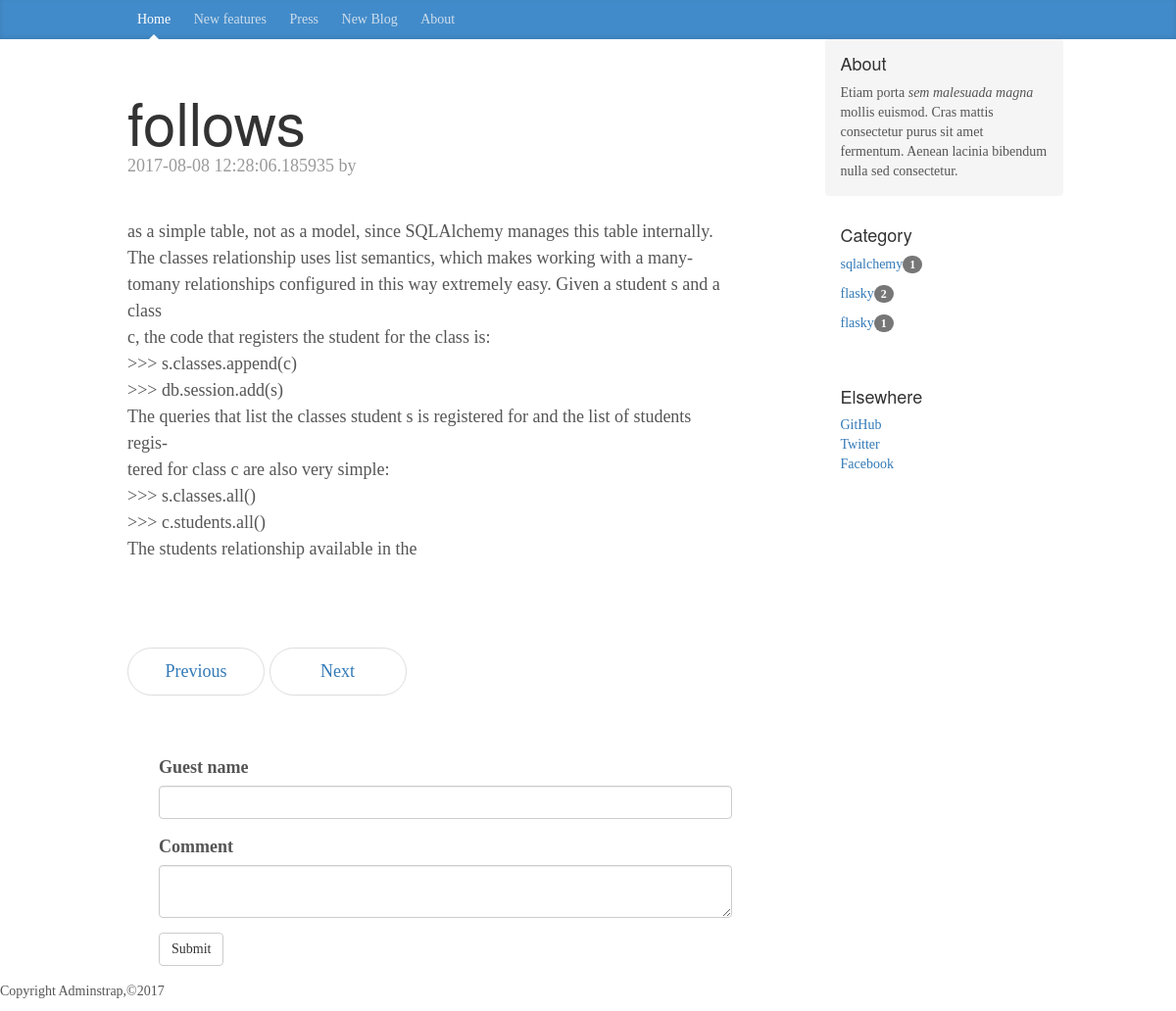
Page /blog/2 on the committed database.
### apps/models/blogs.py (models this page shows, shortened)
class BlogPost(db.Model):
    __tablename__ = 'posts'
    id = Column(Integer,primary_key=True)
    headline = Column(String(255), nullable=False)
    body = Column(Text)
    timestamp = db.Column(db.DateTime, index=True, default=datetime.utcnow)
    user_id = Column(Integer, ForeignKey('users.id'))
    category_id = db.Column(db.Integer, db.ForeignKey('category.id'))
    category = db.relationship('Category',
        backref=db.backref('posts', lazy='dynamic'))
    tags = db.relationship('Tag', secondary=reltags, lazy='subquery',
        backref=db.backref('pages', lazy='dynamic'))
    comments = relationship('Comments',backref='posts',lazy='dynamic')

class Category(db.Model):
    id = db.Column(db.Integer, primary_key=True)
    name = db.Column(db.String(50))

### apps/views/blogs.py (the view, shortened to what this page needs)
@mod.route('/blog/<int:id>',methods=['GET','POST'])
def post(id):
    post = BlogPost.query.get_or_404(id)
    post_total = BlogPost.query.count()
    form = CommentForm()
    page = request.args.get('page', 1, type=int)
    if page == -1:
        page = (post.comments.count() - 1) / 20 + 1
    pagination = post.comments.order_by(Comments.timestamp.asc()).paginate(
    page, per_page=20,    error_out=False)
    comments = pagination.items
    category = Category.query.all()
    return render_template('blog/post.html', blog=post, form=form,
        comments=comments, pagination=pagination,category=category,post_total=post_total)

### apps/forms/blogs.py
class CommentForm(FlaskForm):
    guest = StringField('Guest name',validators=[Length(0,256)])
    body = TextAreaField('Comment')
    submit = SubmitField('Submit')

### apps/views/__init__.py (called while the page is built)
@mod.app_context_processor
def inject_permissions():
    return dict(Permission=Permission)

### apps/views/auths.py (called while the page is built)
@mod.before_app_request
def before_requst():
    if current_user.is_authenticated:
        current_user.ping()
        if not current_user.confirmed \
                and request.endpoint[:5] != 'auth.':
            return redirect(url_for('auth.unconfirmed'))

### apps/templates/blog/post.html (shortened to what this page needs)
{% extends "bootstrap/base.html" %}
{% import "bootstrap/wtf.html" as wtf %}
{% import "_macros.html" as macros %}
{% block head %}
    {{ super() }}
    <link href="{{ url_for('static',filename='css/blog.css') }}" rel="stylesheet">
{% endblock %}
{% block content %}
    <div class="blog-masthead">
      <div class="container">
        <nav class="blog-nav">
          <a class="blog-nav-item active" href="#">Home</a>
          <a class="blog-nav-item" href="#">New features</a>
          <a class="blog-nav-item" href="#">Press</a>
          <a class="blog-nav-item" href="{{ url_for('blog.new_blog')}}">New Blog</a>
          <a class="blog-nav-item" href="#">About</a>
        </nav>
      </div>
    </div>
    <div class="container">
      <div class="row">
        <div class="col-sm-8 blog-main">
        <div class="blog-header">
        <h1 class="blog-title">{{ blog.headline }}</h1>
        <p class="blog-post-meta">{{ blog.timestamp }} by <a href="#">{{ current_user.username }}</a></p>
        </div>
        <div class="blog-post">
            <div>
                {{ blog.body | safe }}
            </div>
        </div>
          <nav>
            <ul class="pager">
              <li{% if blog.id == 1 %} class="disabled"{% endif %}>
              <a href="{{ url_for('blog.post',id=blog.id-1)}}">Previous</a></li>
              <li{% if blog.id == post_total %} class="disabled"{% endif %}>
              <a href="{{ url_for('blog.post',id=blog.id+1)}}">Next</a></li>
            </ul>
          </nav>
        <div class="comment-form">
            {{ wtf.quick_form(form) }}
        </div>
        </div>
        <div class="col-sm-3 col-sm-offset-1 blog-sidebar">
          <div class="sidebar-module sidebar-module-inset">
            <h4>About</h4>
            <p>Etiam porta <em>sem malesuada magna</em> mollis euismod. Cras mattis consectetur purus sit amet fermentum. Aenean lacinia bibendum nulla sed consectetur.</p>
          </div>
          <div class="sidebar-module">
            <h4>Category</h4>
            {% for cat in category %}
            <ol class="list-unstyled">
              <li><a href="#">{{ cat.name }}</a><span class="badge">{{ cat.posts.count() }}</span></li>
            </ol>
            {% endfor %}
          </div>
          <div class="sidebar-module">
            <h4>Elsewhere</h4>
            <ol class="list-unstyled">
              <li><a href="#">GitHub</a></li>
              <li><a href="#">Twitter</a></li>
              <li><a href="#">Facebook</a></li>
            </ol>
          </div>
        </div>
      </div>
    </div>
   {% include "footer.html" %}
{% endblock %}

### apps/static/css/blog.css (style rules this page uses)
body { font-family: Georgia, "Times New Roman", Times, serif; color: #555; }
h1, .h1, h2, .h2, h3, .h3, h4, .h4, h5, .h5, h6, .h6 { margin-top: 0; font-family: "Helvetica Neue", Helvetica, Arial, sans-serif; font-weight: normal; color: #333; }
@media (min-width: 1200px) { .container { width: 970px; } }
.blog-masthead { background-color: #428bca; -webkit-box-shadow: inset 0 -2px 5px rgba(0,0,0,.1); box-shadow: inset 0 -2px 5px rgba(0,0,0,.1); }
.blog-nav-item { position: relative; display: inline-block; padding: 10px; font-weight: 500; color: #cdddeb; }
.blog-nav .active { color: #fff; }
.blog-nav .active:after { position: absolute; bottom: 0; left: 50%; width: 0; height: 0; margin-left: -5px; vertical-align: middle; content: " "; border-right: 5px solid transparent; border-bottom: 5px solid; border-left: 5px solid transparent; }
.blog-header { padding-top: 20px; padding-bottom: 20px; }
.blog-title { margin-top: 30px; margin-bottom: 0; font-size: 60px; font-weight: normal; }
.blog-main { font-size: 18px; line-height: 1.5; }
.sidebar-module { padding: 15px; margin: 0 -15px 15px; }
.sidebar-module-inset { padding: 15px; background-color: #f5f5f5; border-radius: 4px; }
.sidebar-module-inset p:last-child, .sidebar-module-inset ul:last-child, .sidebar-module-inset ol:last-child { margin-bottom: 0; }
.pager { margin-bottom: 60px; text-align: left; }
.pager > li > a { width: 140px; padding: 10px 20px; text-align: center; border-radius: 30px; }
.blog-post { margin-bottom: 60px; }
.blog-post-meta { margin-bottom: 20px; color: #999; }
div.comment-form { margin: 16px 0px 16px 32px; }

### rows in the picture
BlogPost: headline "follows", timestamp "2017-08-08 12:28:06.185935", body "as a simple table, not as a model, since SQLAlchemy manages this table internally. The classes relationship uses list semantics, which makes working with a many-tomany relationships configured in this way extremely easy. Given a student s and a class c, the code that registers the student for the class is: >>> s.classes.append(c) >>> db.session.add(s) The queries that list the classes student s is registered for and the list of students regis‐ tered for class c are also very simple: >>> s.classes.all() >>> c.students.all() The students relationship available in the"
Category: name "sqlalchemy", posts.count "1"
Category: name "flasky", posts.count "2"
Category: name "flasky", posts.count "1"
